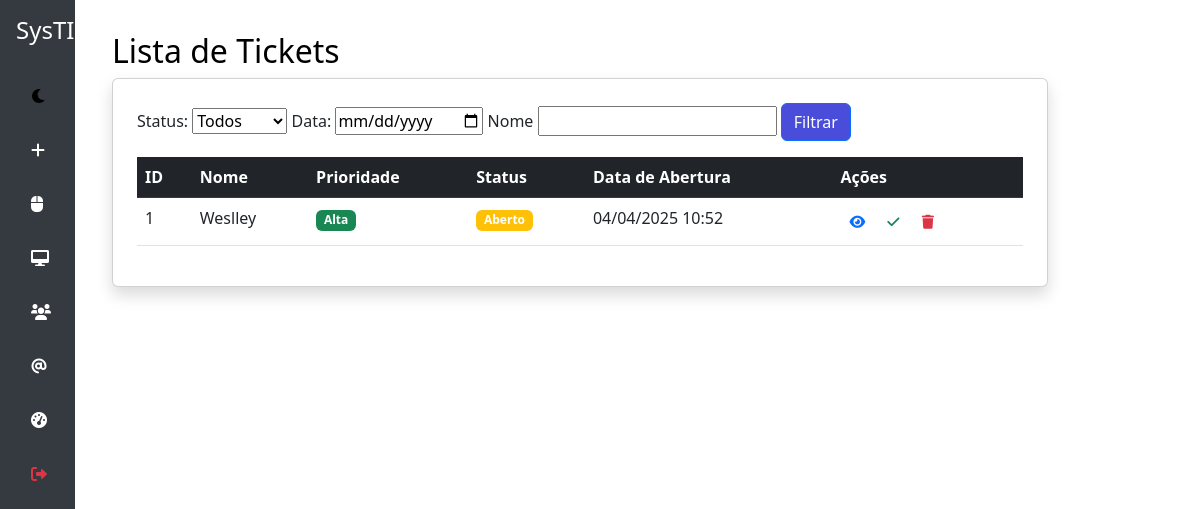
Screenshot of /tickets (signed in) with the database file from the repository.
### models.py (models this page shows)
class Ticket(db.Model):
    id = db.Column(db.Integer, primary_key=True)
    nome = db.Column(db.String(100), nullable=False)
    problema = db.Column(db.Text, nullable=False)
    prioridade = db.Column(db.String(10), nullable=False)
    status = db.Column(db.String(20), default='Aberto')
    data_criacao = db.Column(db.DateTime, default=db.func.current_timestamp())
    user_id = db.Column(db.Integer, db.ForeignKey('user.id'))
    user = db.relationship('User', backref='tickets')
    user = db.relationship('User', backref='tickets', lazy=True)

### app.py (the view)
@app.route('/tickets', methods=['GET'])
@login_required
def listar_tickets():
    if not current_user.is_admin:
        flash("Acesso negado!", "danger")
        return redirect(url_for('dashboard'))
    status = request.args.get('status')
    data = request.args.get('data')
    prioridade = request.args.get('prioridade')
    nome = request.args.get('nome')
    query = Ticket.query
    if nome:
        query = query.filter(Ticket.nome == nome)
    if status:
        query = query.filter(Ticket.status == status)
    if data:
        query = query.filter(Ticket.data_criacao.like(f"{data}%"))
    if prioridade:
        query = query.filter(Ticket.prioridade == prioridade)
    query = query.options(joinedload(Ticket.user))
    query = query.order_by(Ticket.prioridade.asc())
    tickets = query.all()
    return render_template('tickets.html', tickets=tickets)

### app.py (called while the page is built)
@login_manager.user_loader
def load_user(user_id):
    return User.query.get(int(user_id))

### templates/tickets.html (shortened to what this page needs)
<!DOCTYPE html>
<html lang="pt-br">
<head>
    <link rel="stylesheet" href="https://cdn.jsdelivr.net/npm/bootstrap@5.3.0/dist/css/bootstrap.min.css">
    <link rel="stylesheet" href="https://cdnjs.cloudflare.com/ajax/libs/font-awesome/6.0.0-beta3/css/all.min.css">
    <link rel="stylesheet" href="static/tema.css">
</head>
<body>
    <nav class="sidebar d-flex flex-column p-3">
        <h4 class="text-center text-white mb-4">SysTI</h4>
        <ul class="nav flex-column">
            {% include "toggle_mode.html" %}
            <li class="nav-item">
                <a class="nav-link" href="{{ url_for('formulario') }}">
                    <i class="fas fa-plus"></i>
                </a>
            </li>
            {% if current_user.is_admin %}
            <li class="nav-item">
                <a class="nav-link" href="{{ url_for('registrar_periferico') }}">
                    <i class="fa-solid fa-computer-mouse"></i>
                </a>
            </li>
        <li class="nav-item">
            <a class="nav-link" href="{{ url_for('gerenciar_hardware') }}">
                <i class="fas fa-desktop"></i>
            </a>
        </li>
        <li class="nav-item">
            <a class="nav-link" href="{{ url_for('gerenciar_usuarios') }}">
                <i class="fas fa-users"></i>
            </a>
        </li>
        <li class="nav-item">
            <a class="nav-link" href="{{ url_for('listar_acessos') }}">
                <i class="fa-solid fa-at"></i>
            </a>
        </li>
        <li class="nav-item">
            <a class="nav-link" href="{{ url_for('dashboard') }}">
                <i class="fas fa-tachometer-alt"></i>
            </a>
        </li>
            {% endif %}
            <li class="nav-item">
                <a class="nav-link text-danger" href="{{ url_for('logout') }}">
                    <i class="fas fa-sign-out-alt"></i>
                </a>
            </li>
        </ul>
    </nav>
        <main class="col-md-10 offset-md-2 content">
        <h2>Lista de Tickets</h2>
        <div class="card shadow p-4">
        <form method="get" action="/tickets">
            <label for="status">Status:</label>
            <select name="status" id="status">
                <option value="">Todos</option>
            </select>
            <label for="data">Data:</label>
            <input type="date" name="data" id="data">
            <label for="nome">Nome</label>
            <input type="options" name="nome" id="nome">
            <button type="submit" class="btn btn-primary">Filtrar</button>
        </form>
<table class="table table-hover">
    <thead class="table-dark">
        <tr>
            <th>ID</th>
            <th>Nome</th>
            <th>Prioridade</th>
            <th>Status</th>
            <th>Data de Abertura</th>
            <th>Ações</th>
        </tr>
    </thead>
    <tbody>
        {% for ticket in tickets %}
        <tr>
            <td>{{ ticket.id }}</td>
            <td>{{ ticket.nome }}</td>
            <td>
                {% if ticket.prioridade == 'Alta' %}
                    <span class="badge bg-success">Alta</span>
                {% elif ticket.prioridade == 'Baixa' %}
                    <span class="badge bg-primary">Baixa</span>
                {% else %}
                    <span class="badge bg-warning">{{ ticket.prioridade }}</span>
                {% endif %}
            </td>
            <td>
                {% if ticket.status == 'Resolvido' %}
                <span class="badge bg-success">Resolvido</span>
                {% else %}
                <span class="badge bg-warning">{{ ticket.status }}</span>
                {% endif %}
              </td>
            <td>{{ ticket.data_criacao.strftime('%d/%m/%Y %H:%M') }}</td>
            <td>
                <button class="btn btn-sm text-primary" title="Ver Detalhes" onclick="toggleDetails('{{ ticket.id }}')">
                    <i class="fas fa-eye"></i>
                </button>
                {% if ticket.status != "Resolvido" %}
                <form method="POST" action="{{ url_for('atualizar_ticket', ticket_id=ticket.id) }}" class="d-inline">
                    <button type="submit" class="btn btn-sm text-success" title="Marcar como Resolvido">
                        <i class="fas fa-check"></i>
                    </button>
                </form>
                {% endif %}
                <form method="POST" action="{{ url_for('excluir_ticket', ticket_id=ticket.id) }}" class="d-inline">
                    <button type="submit" class="btn btn-sm text-danger" title="Excluir" onclick="return confirm('Tem certeza que deseja excluir este ticket?')">
                        <i class="fas fa-trash"></i>
                    </button>
                </form>
            </td>
        </tr>
        {% endfor %}
    </tbody>
</table>
</div>
</body>
</html>

### static/tema.css (style rules this page uses)
:root { --background-light: white; --text-light: black; --background-dark: #121212; --text-dark: white; --sidebar-light: #343a40; --sidebar-dark: #1f1f1f; --btn-hover-light: #333; --btn-hover-dark: #444; --success-color: #28a745; --success-hover: #218838; --danger-color: #dc3545; --btn-primary: #4a4cda; --fa-trash: #dc3545; }
body { background-color: var(--background-light); color: var(--text-light); transition: all 0.3s ease-in-out; }
.sidebar { background-color: var(--sidebar-light); }
.nav-link { color: white; }
.btn { color: white; transition: background-color 0.3s ease-in-out, color 0.3s ease-in-out; }
.text-danger { color: var(--danger-color) !important; }
.btn-primary { background-color: var(--btn-primary)!important; }

### templates/tickets.html (style rules this page uses)
.sidebar { width: 75px; height: 100vh; position: fixed; top: 0; left: 0; background-color: #343a40; transition: width 0.3s; overflow-x: hidden; padding-top: 20px; }
.sidebar .nav-link { color: #fff; white-space: nowrap; padding: 15px; }
.sidebar .nav-link i { margin-right: 30px; }
.content { margin-left: 80px; padding: 2rem; transition: margin-left 0.3s; }

### rows the page displays
Ticket: id "1", nome "Weslley", prioridade "Alta", status "Aberto", data_criacao "04/04/2025 10:52"
